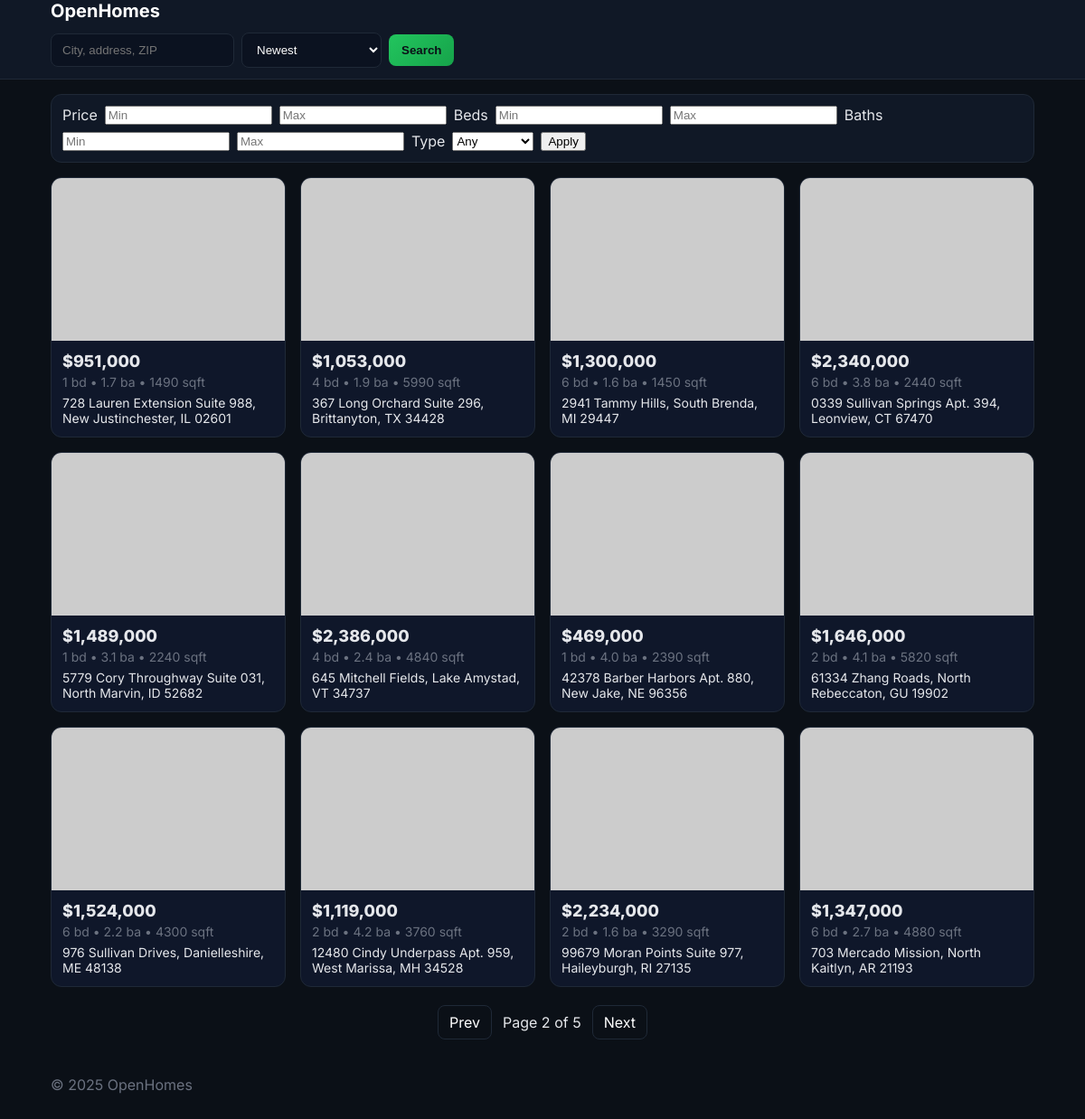
Screenshot of /?page=2 with the database file from the repository.
### app/models.py (models this page shows, shortened)
class Property(db.Model):
    __tablename__ = "properties"
    id: Mapped[int] = mapped_column(Integer, primary_key=True)
    title: Mapped[str] = mapped_column(String(255), nullable=False)
    address_line: Mapped[str] = mapped_column(String(255), nullable=False)
    city: Mapped[str] = mapped_column(String(120), nullable=False)
    state: Mapped[str] = mapped_column(String(20), nullable=False)
    zipcode: Mapped[str] = mapped_column(String(20), nullable=False)
    price: Mapped[int] = mapped_column(Integer, nullable=False, index=True)
    bedrooms: Mapped[int] = mapped_column(Integer, nullable=False, default=0)
    bathrooms: Mapped[float] = mapped_column(Float, nullable=False, default=0.0)
    property_type: Mapped[str] = mapped_column(String(50), nullable=False, default="house")
    square_feet: Mapped[int] = mapped_column(Integer, nullable=True)
    lot_size_sqft: Mapped[int] = mapped_column(Integer, nullable=True)
    latitude: Mapped[float] = mapped_column(Float, nullable=True)
    longitude: Mapped[float] = mapped_column(Float, nullable=True)
    year_built: Mapped[int] = mapped_column(Integer, nullable=True)
    description: Mapped[str] = mapped_column(Text, nullable=True)
    status: Mapped[str] = mapped_column(String(50), nullable=False, default="for_sale")
    created_at: Mapped[datetime] = mapped_column(DateTime, nullable=False, default=datetime.utcnow)
    updated_at: Mapped[datetime] = mapped_column(DateTime, nullable=False, default=datetime.utcnow, onupdate=datetime.utcnow)
    images: Mapped[List["PropertyImage"]] = relationship(
        back_populates="property",
        cascade="all, delete-orphan",
        lazy="selectin",
    )
    __table_args__ = (
        Index("idx_properties_city_state", "city", "state"),
        Index("idx_properties_created_at", "created_at"),
    )

### app/routes/pages.py (the view)
@pages_bp.get("/")
def home():
    per_page = int(request.args.get("per_page") or 12)
    page = int(request.args.get("page") or 1)
    query = Property.query.order_by(Property.created_at.desc())
    pagination = query.paginate(page=page, per_page=per_page, error_out=False)
    return render_template(
        "home.html",
        properties=pagination.items,
        pagination=pagination,
        search_params={},
    )

### app/templates/home.html (shortened to what this page needs)
{% extends 'base.html' %}
{% block content %}
<section class="filters">
  <div class="filter-row">
    <label>Price</label>
    <input type="number" id="min_price" placeholder="Min" min="0" />
    <input type="number" id="max_price" placeholder="Max" min="0" />
    <label>Beds</label>
    <input type="number" id="min_bed" placeholder="Min" min="0" />
    <input type="number" id="max_bed" placeholder="Max" min="0" />
    <label>Baths</label>
    <input type="number" id="min_bath" placeholder="Min" step="0.5" min="0" />
    <input type="number" id="max_bath" placeholder="Max" step="0.5" min="0" />
    <label>Type</label>
    <select id="type">
      <option value="">Any</option>
    </select>
    <button id="applyFilters">Apply</button>
  </div>
</section>
<section id="results" class="grid">
  {% for p in properties %}
  <a class="card" href="/properties/{{ p.id }}">
    <div class="card-image" style="background-image:url('{{ p.images[0].url if p.images else 'https://picsum.photos/640/420?grayscale' }}')"></div>
    <div class="card-body">
      <div class="price">${{ '{:,}'.format(p.price) }}</div>
      <div class="meta">{{ p.bedrooms }} bd • {{ p.bathrooms }} ba • {{ p.square_feet or '?' }} sqft</div>
      <div class="address">{{ p.address_line }}, {{ p.city }}, {{ p.state }} {{ p.zipcode }}</div>
    </div>
  </a>
  {% endfor %}
</section>
{% if pagination.pages > 1 %}
<nav class="pagination">
  {% if pagination.has_prev %}
  <a href="?page={{ pagination.prev_num }}" class="prev">Prev</a>
  {% endif %}
  <span>Page {{ pagination.page }} of {{ pagination.pages }}</span>
  {% if pagination.has_next %}
  <a href="?page={{ pagination.next_num }}" class="next">Next</a>
  {% endif %}
</nav>
{% endif %}
{% endblock %}

### app/static/css/styles.css (style rules this page uses)
* { box-sizing:border-box }
:root { --bg:#0b1017;--surface:#101826;--muted:#6b7280;--text:#e5e7eb;--primary:#22c55e;--card:#0f172a }
body { margin:0;background:var(--bg);color:var(--text);font-family:Inter,system-ui,-apple-system,Segoe UI,Roboto,Helvetica,Arial,sans-serif }
.filters { background:var(--surface);border:1px solid #1f2937;border-radius:12px;margin:16px 0 }
.filter-row { display:flex;flex-wrap:wrap;gap:8px;padding:12px }
.grid { display:grid;grid-template-columns:repeat(auto-fill,minmax(260px,1fr));gap:16px;margin:16px 0 }
.card { background:var(--card);border:1px solid #1f2937;border-radius:12px;overflow:hidden;text-decoration:none;color:inherit;display:flex;flex-direction:column }
.card-image { background:#0b1220;height:180px;background-size:cover;background-position:center }
.card-body { padding:12px }
.price { font-weight:800;font-size:18px }
.meta { color:var(--muted);font-size:14px;margin-top:4px }
.address { margin-top:6px;font-size:14px }
.pagination { display:flex;justify-content:center;align-items:center;gap:12px;margin:20px 0 }
.pagination a { color:#fff;text-decoration:none;padding:8px 12px;border:1px solid #1f2937;border-radius:8px }

### rows the page displays
Property: price "951,000", bedrooms "1", bathrooms "1.7", square_feet "1490", address_line "728 Lauren Extension Suite 988", city "New Justinchester", state "IL", zipcode "02601"
Property: price "1,053,000", bedrooms "4", bathrooms "1.9", square_feet "5990", address_line "367 Long Orchard Suite 296", city "Brittanyton", state "TX", zipcode "34428"
Property: price "1,300,000", bedrooms "6", bathrooms "1.6", square_feet "1450", address_line "2941 Tammy Hills", city "South Brenda", state "MI", zipcode "29447"
Property: price "2,340,000", bedrooms "6", bathrooms "3.8", square_feet "2440", address_line "0339 Sullivan Springs Apt. 394", city "Leonview", state "CT", zipcode "67470"
Property: price "1,489,000", bedrooms "1", bathrooms "3.1", square_feet "2240", address_line "5779 Cory Throughway Suite 031", city "North Marvin", state "ID", zipcode "52682"
Property: price "2,386,000", bedrooms "4", bathrooms "2.4", square_feet "4840", address_line "645 Mitchell Fields", city "Lake Amystad", state "VT", zipcode "34737"
Property: price "469,000", bedrooms "1", bathrooms "4.0", square_feet "2390", address_line "42378 Barber Harbors Apt. 880", city "New Jake", state "NE", zipcode "96356"
Property: price "1,646,000", bedrooms "2", bathrooms "4.1", square_feet "5820", address_line "61334 Zhang Roads", city "North Rebeccaton", state "GU", zipcode "19902"
Property: price "1,524,000", bedrooms "6", bathrooms "2.2", square_feet "4300", address_line "976 Sullivan Drives", city "Danielleshire", state "ME", zipcode "48138"
Property: price "1,119,000", bedrooms "2", bathrooms "4.2", square_feet "3760", address_line "12480 Cindy Underpass Apt. 959", city "West Marissa", state "MH", zipcode "34528"
Property: price "2,234,000", bedrooms "2", bathrooms "1.6", square_feet "3290", address_line "99679 Moran Points Suite 977", city "Haileyburgh", state "RI", zipcode "27135"
Property: price "1,347,000", bedrooms "6", bathrooms "2.7", square_feet "4880", address_line "703 Mercado Mission", city "North Kaitlyn", state "AR", zipcode "21193"

### other values shown
{{ pagination.page }} "2"
{{ pagination.pages }} "5"
{{ 2025 }} "2025"
